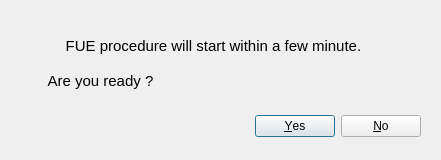
<?xml version="1.0" encoding="UTF-8"?>
<ui version="4.0">
 <class>Dialog</class>
 <widget class="QDialog" name="Dialog">
  <property name="geometry">
   <rect>
    <x>0</x>
    <y>0</y>
    <width>441</width>
    <height>160</height>
   </rect>
  </property>
  <property name="windowTitle">
   <string>FUE Start</string>
  </property>
  <property name="windowIcon">
   <iconset>
    <normaloff>hairstyle.png</normaloff>hairstyle.png</iconset>
  </property>
  <widget class="QDialogButtonBox" name="buttonBox">
   <property name="geometry">
    <rect>
     <x>80</x>
     <y>110</y>
     <width>341</width>
     <height>32</height>
    </rect>
   </property>
   <property name="orientation">
    <enum>Qt::Horizontal</enum>
   </property>
   <property name="standardButtons">
    <set>QDialogButtonBox::No|QDialogButtonBox::Yes</set>
   </property>
  </widget>
  <widget class="QLabel" name="label">
   <property name="geometry">
    <rect>
     <x>10</x>
     <y>10</y>
     <width>411</width>
     <height>71</height>
    </rect>
   </property>
   <property name="font">
    <font>
     <family>Segoe UI</family>
     <pointsize>11</pointsize>
    </font>
   </property>
   <property name="text">
    <string>FUE procedure will start within a few minute. </string>
   </property>
   <property name="alignment">
    <set>Qt::AlignCenter</set>
   </property>
  </widget>
  <widget class="QLabel" name="label_2">
   <property name="geometry">
    <rect>
     <x>20</x>
     <y>60</y>
     <width>161</width>
     <height>41</height>
    </rect>
   </property>
   <property name="font">
    <font>
     <family>Segoe UI</family>
     <pointsize>11</pointsize>
    </font>
   </property>
   <property name="text">
    <string>Are you ready ?</string>
   </property>
   <property name="alignment">
    <set>Qt::AlignCenter</set>
   </property>
  </widget>
 </widget>
 <resources/>
 <connections>
  <connection>
   <sender>buttonBox</sender>
   <signal>accepted()</signal>
   <receiver>Dialog</receiver>
   <slot>accept()</slot>
   <hints>
    <hint type="sourcelabel">
     <x>248</x>
     <y>254</y>
    </hint>
    <hint type="destinationlabel">
     <x>157</x>
     <y>274</y>
    </hint>
   </hints>
  </connection>
  <connection>
   <sender>buttonBox</sender>
   <signal>rejected()</signal>
   <receiver>Dialog</receiver>
   <slot>reject()</slot>
   <hints>
    <hint type="sourcelabel">
     <x>316</x>
     <y>260</y>
    </hint>
    <hint type="destinationlabel">
     <x>286</x>
     <y>274</y>
    </hint>
   </hints>
  </connection>
 </connections>
</ui>
